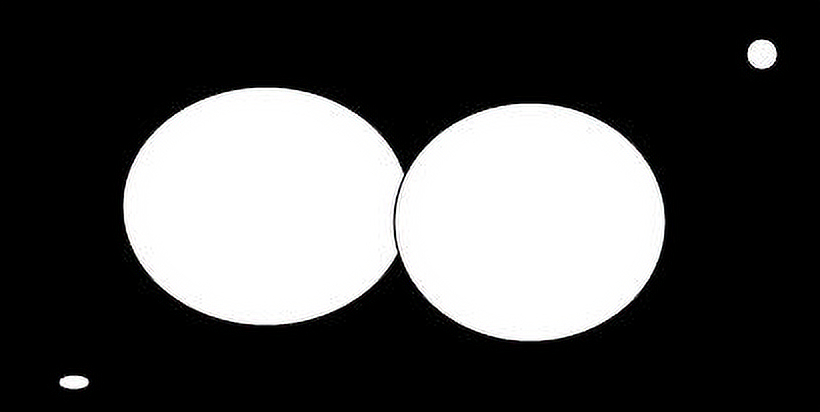
#> input picture morphology/figures/er_image.png, 820 x 412 px
$ python binary_erosion.py
#> lines starting #> are read from the running program, lines starting #| are printed output that depends on the picture; after the words box and inside, x2 and y2 are one past the last pixel; in counts of white or black regions, pixels touching at a corner belong together
from PIL import Image
import scipy.ndimage as snd
import numpy as np
import cv2

# Opening the image and converting it to grayscale.
a = Image.open('../figures/er_image.png').convert('L')
a = np.array(a)
# Performing binary erosion for 20 iterations.
b = snd.morphology.binary_erosion(a,iterations=20)
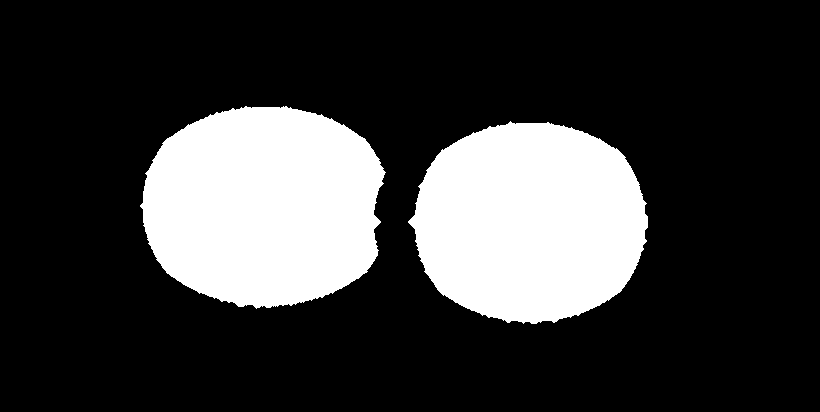
#> b: shape (412, 820) bool; 22.8% white; 2 white regions, box (x1, y1, x2, y2) and area: (140, 106, 386, 309) 39394, (408, 121, 648, 324) 37660
# Saving the image as 8-bit as b is a
# binary image of dtype=bool
cv2.imwrite('../figures/er_binary_output_20.png', b*255)

$ run again, with morphology/figures/bdilation.png copied over morphology/figures/er_image.png
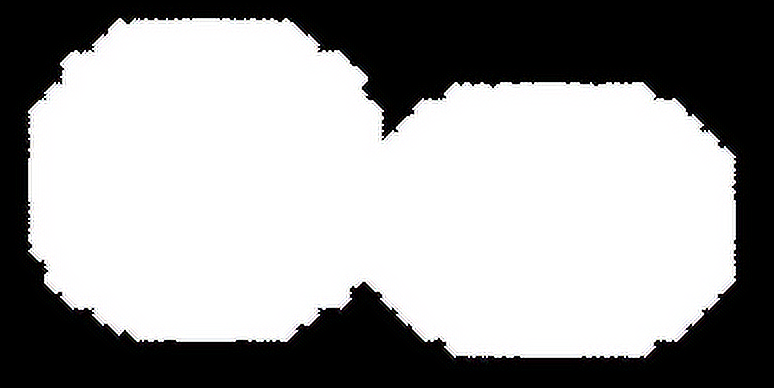
#> input picture morphology/figures/bdilation.png, 774 x 388 px
#> `b = snd.morphology.binary_erosion(a,iterations=20)`:
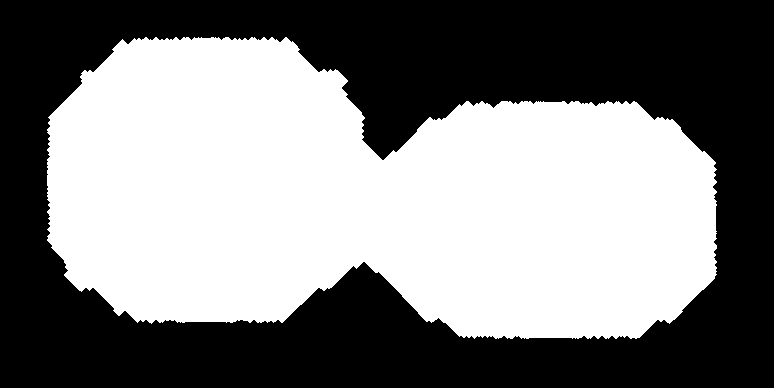
#> b: shape (388, 774) bool; 50.1% white; 1 black region, box (x1, y1, x2, y2) and area: (0, 0, 774, 388) 149897

$ run again, with morphology/figures/dil_image.png copied over morphology/figures/er_image.png
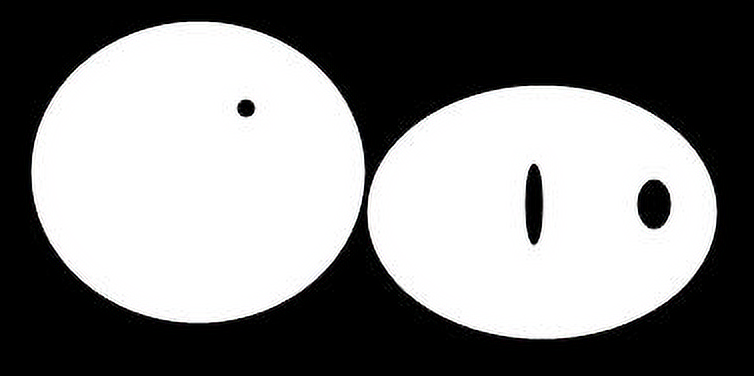
#> input picture morphology/figures/dil_image.png, 754 x 376 px
#> `b = snd.morphology.binary_erosion(a,iterations=20)`:
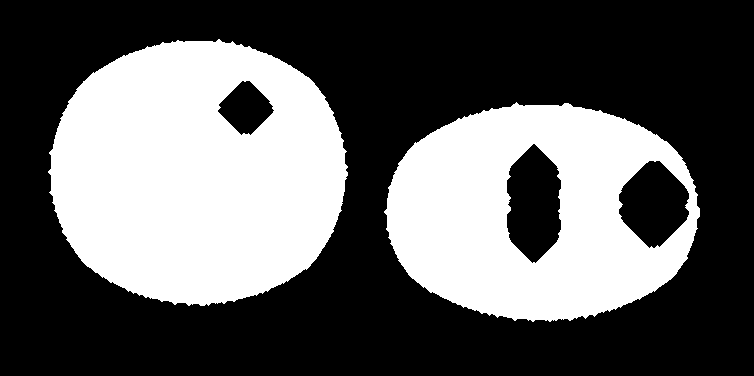
#> b: shape (376, 754) bool; 37.5% white; 2 white regions, box (x1, y1, x2, y2) and area: (48, 39, 348, 306) 61110, (384, 102, 700, 322) 45188
